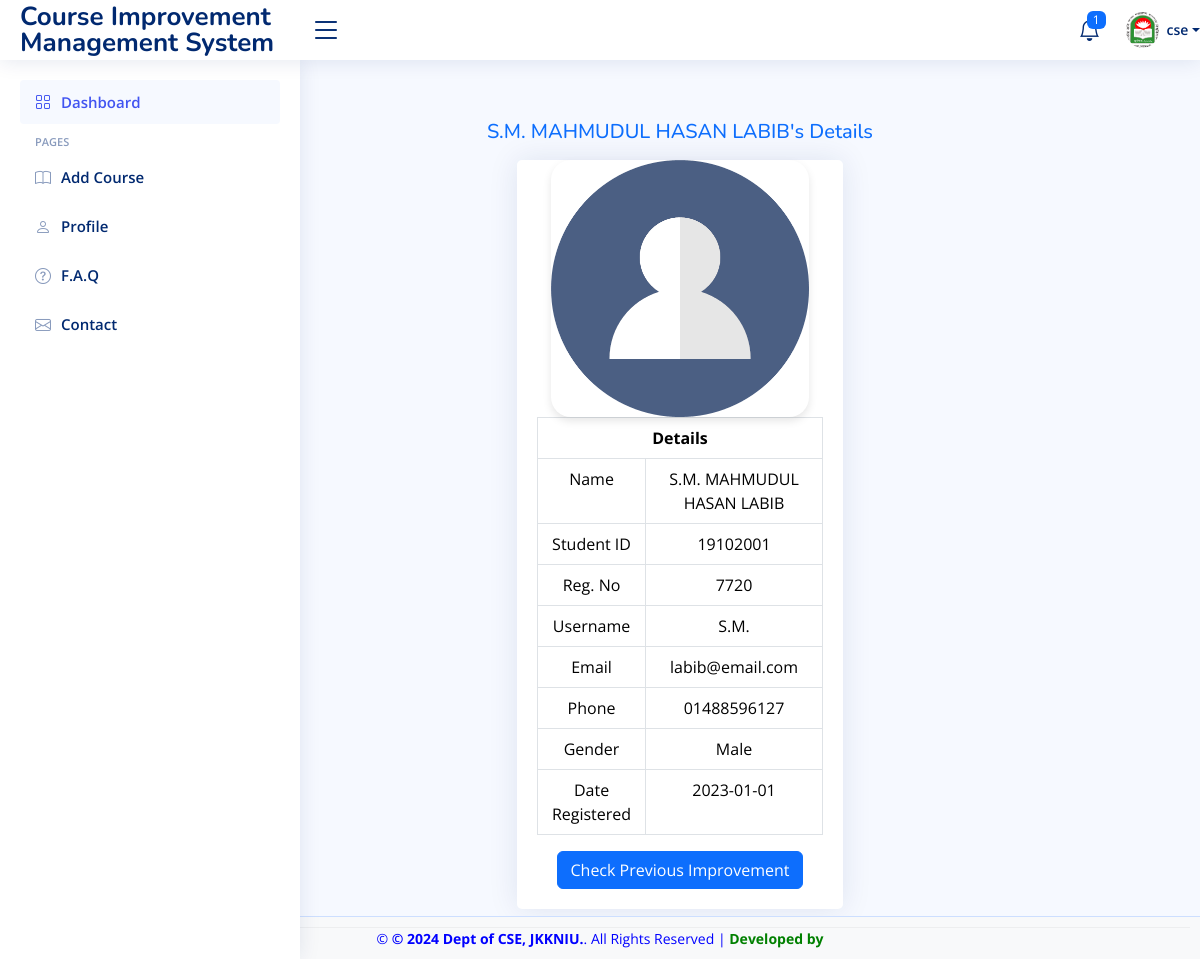
/department/view.php?id=1&name=taher (signed in), run on an earlier commit of the app's database.
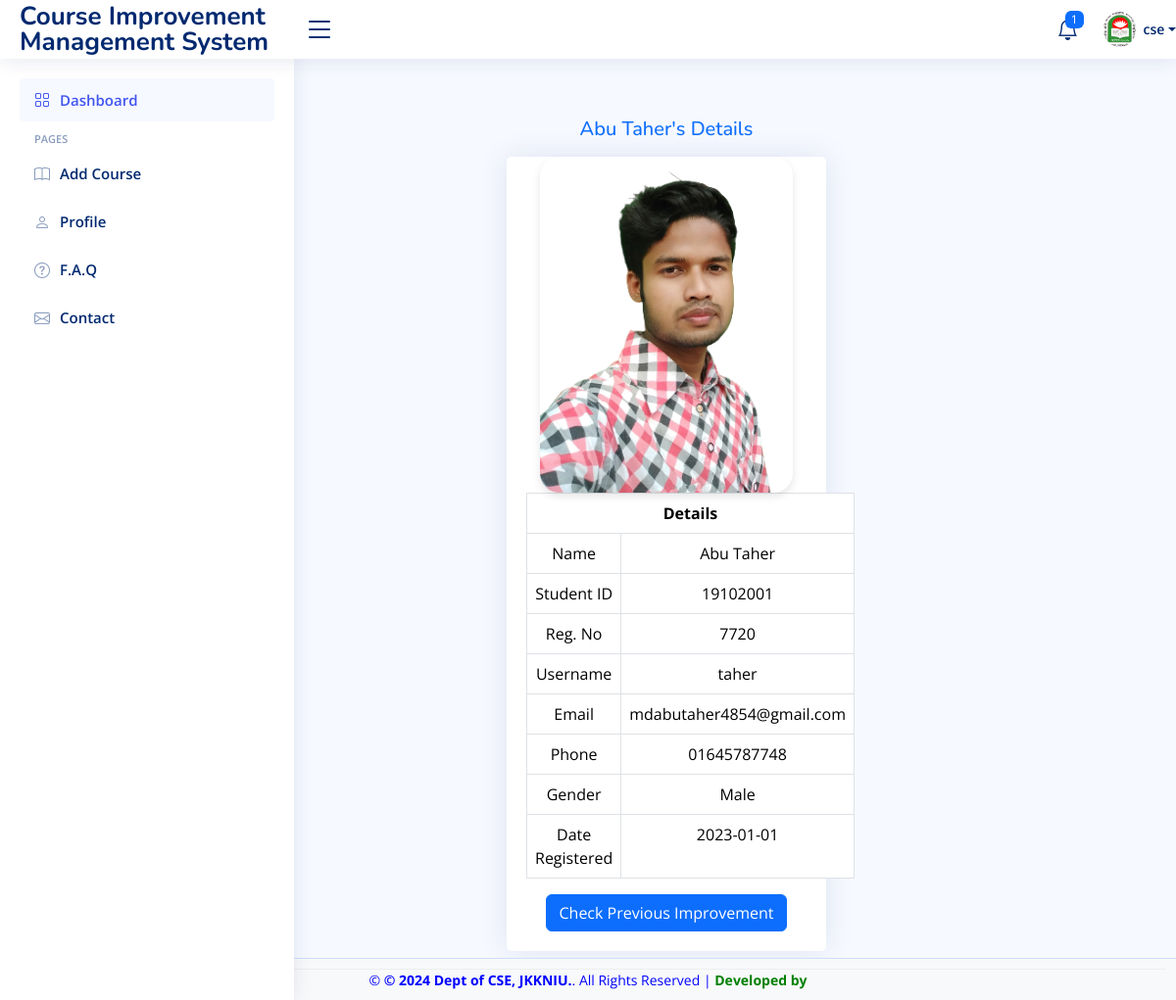
And on a later commit of the database.
### tables this page shows
CREATE TABLE `students` (
  `id` int(11) NOT NULL,
  `name` varchar(200) NOT NULL,
  `username` varchar(200) NOT NULL,
  `department` varchar(40) NOT NULL,
  `stud_id` varchar(100) NOT NULL,
  `reg_no` varchar(100) NOT NULL,
  `email` varchar(200) NOT NULL,
  `gender` varchar(200) NOT NULL,
  `phone` varchar(200) NOT NULL,
  `password` varchar(200) NOT NULL,
  `data_reg` varchar(200) NOT NULL,
  `status` varchar(200) NOT NULL,
  `session` varchar(200) NOT NULL,
  `otp` varchar(100) NOT NULL,
  `profile` varchar(200) NOT NULL DEFAULT 'default.jpeg'
);

### department/view.php (the view, shortened to what this page needs)
<?php
include("header.php");
include("sidebar.php");
include("../include/connect.php");
?>
<main id="main" class="main">
    <div class="container-fluid">
        <div class="row">
            <div class="col-md-10">
                <?php
                if (isset($_GET['id'])) {
                    $id = $_GET['id'];
                    $query = "SELECT * FROM students WHERE id='$id'";
                    $res = mysqli_query($conn, $query);
                    $row = mysqli_fetch_array($res);
                }
                ?>
                <h5 class="text-center my-3 text-primary"><?php echo $row['name']."'s" ?> Details</h5>
                <div class="col-md-12 profile-section">
                    <div class="row">
                        <div class="col-md-3"></div>
                        <div class="col-md-6 text-center">
                            <div class="card">
                                <div class="card-body">
                                    <?php echo "<img src='../student/img/" . $row['profile'] . "' class='profile-image'>";  ?>
                                    <table class="table table-bordered ">
                                        <tr>
                                            <th class="text-center" colspan="2">Details</th>
                                        </tr>
                                        <tr>
                                            <td>Name</td>
                                            <td><?php echo $row['name']; ?></td>
                                        </tr>
                                        <tr>
                                            <td>Student ID</td>
                                            <td><?php echo $row['stud_id']; ?></td>
                                        </tr>
                                        <tr>
                                            <td>Reg. No</td>
                                            <td><?php echo $row['reg_no']; ?></td>
                                        </tr>
                                        <tr>
                                            <td>Username</td>
                                            <td><?php echo $row['username']; ?></td>
                                        </tr>
                                        <tr>
                                            <td>Email</td>
                                            <td><?php echo $row['email']; ?></td>
                                        </tr>
                                        <tr>
                                            <td>Phone</td>
                                            <td><?php echo $row['phone']; ?></td>
                                        </tr>
                                        <tr>
                                            <td>Gender</td>
                                            <td><?php echo $row['gender']; ?></td>
                                        </tr>
                                        <tr>
                                            <td>Date Registered</td>
                                            <td><?php echo $row['data_reg']; ?></td>
                                        </tr>
                                    </table>

What changed in the data, as far as the page shows it:
changed students "Male": name "S.M. MAHMUDUL HASAN LABIB" → "Abu Taher"; profile: picture added in place of a placeholder; username "S.M." → "taher"; email "labib@email.com" → "mdabutaher4854@gmail.com"; phone "01488596127" → "01645787748"
